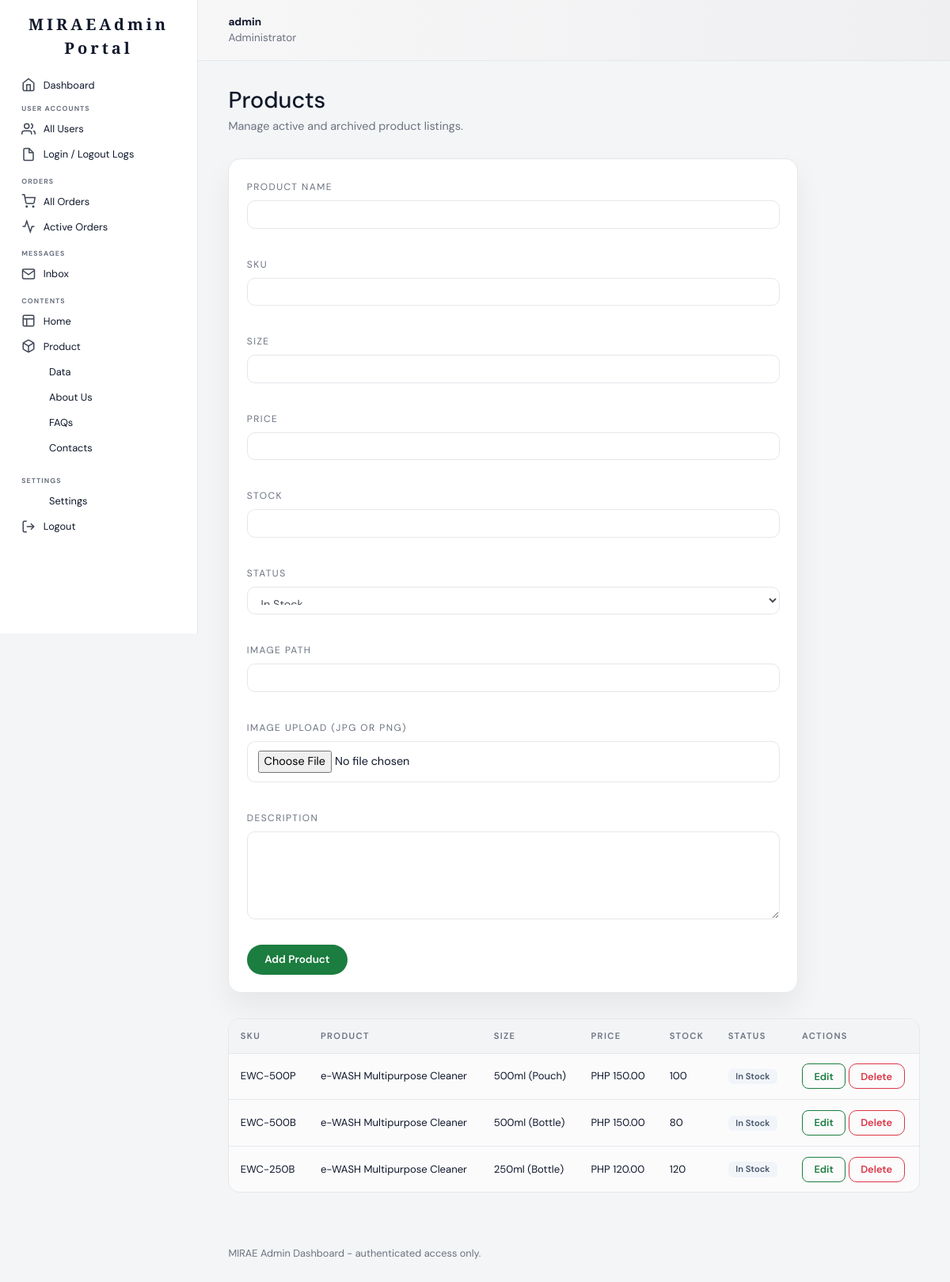
Before: /admin/products.php (signed in) with the older database file.
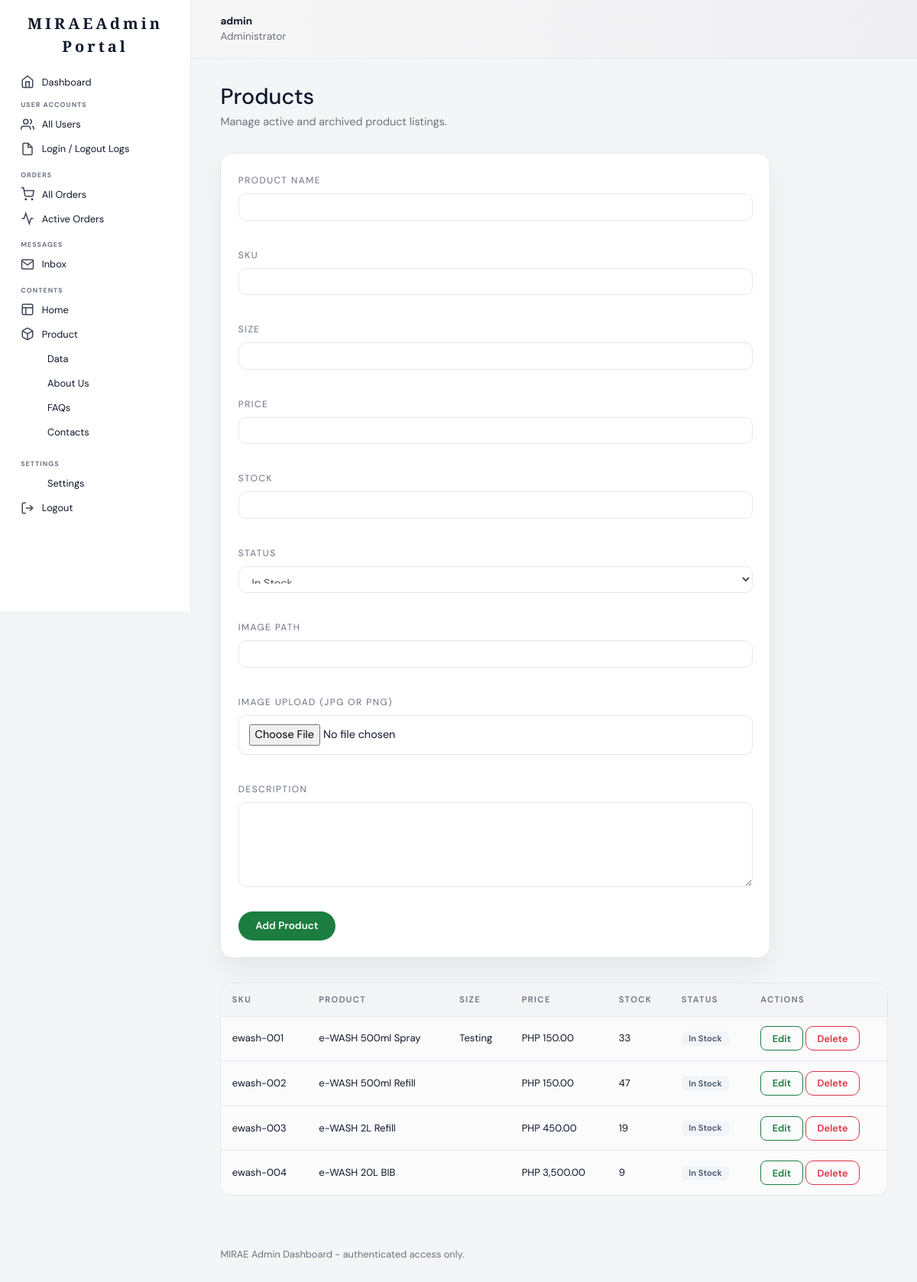
After: the same page with the newer database file.
### tables this page shows
CREATE TABLE `products` (
  `id` int(11) NOT NULL AUTO_INCREMENT,
  `name` varchar(255) NOT NULL,
  `description` text DEFAULT NULL,
  `sku` varchar(100) NOT NULL,
  `variant` varchar(100) DEFAULT NULL,
  `price` decimal(10,2) NOT NULL DEFAULT 0.00,
  `stock` int(11) NOT NULL DEFAULT 0,
  `status` enum('In Stock','Out of Stock','Archived') NOT NULL DEFAULT 'In Stock',
  `image` varchar(255) DEFAULT NULL,
  `created_at` timestamp NOT NULL DEFAULT current_timestamp(),
  PRIMARY KEY (`id`),
  UNIQUE KEY `sku` (`sku`)
);

### admin/products.php (the view, shortened to what the changed rows need)
<?php
require_once __DIR__ . '/../config/db.php';
$products = [];
if ($result = $conn->query("SELECT * FROM products ORDER BY created_at DESC")) {
    while ($row = $result->fetch_assoc()) {
        $products[] = $row;
    }
}
include __DIR__ . '/includes/header.php';
include __DIR__ . '/includes/sidebar.php';
?>
<main class="admin-content">
    <div class="page-header">
        <h1>Products</h1>
    </div>
    <div class="table-wrap" style="margin-top: 2rem;">
        <table>
            <thead>
                <tr>
                    <th>SKU</th>
                    <th>Product</th>
                    <th>Size</th>
                    <th>Price</th>
                    <th>Stock</th>
                    <th>Status</th>
                    <th>Actions</th>
                </tr>
            </thead>
            <tbody>
                <?php if (!$products) : ?>
                    <tr><td colspan="7">No products found.</td></tr>
                <?php else : ?>
                    <?php foreach ($products as $product) : ?>
                        <tr>
                            <td><?php echo htmlspecialchars($product['sku']); ?></td>
                            <td><?php echo htmlspecialchars($product['name']); ?></td>
                            <td><?php echo htmlspecialchars($product['variant']); ?></td>
                            <td>PHP <?php echo number_format((float) $product['price'], 2); ?></td>
                            <td><?php echo (int) $product['stock']; ?></td>
                            <td><span class="badge"><?php echo htmlspecialchars($product['status']); ?></span></td>
                            <td>
                                <a href="products.php?edit=<?php echo (int) $product['id']; ?>" class="btn btn-sm btn-outline-primary">Edit</a>
                                <form action="products.php" method="post" style="display: inline;">
                                    <button type="submit" class="btn btn-sm btn-outline-danger">Delete</button>
                                </form>
                            </td>
                        </tr>
                    <?php endforeach; ?>
                <?php endif; ?>
            </tbody>
        </table>
    </div>
</main>
<?php include __DIR__ . '/includes/footer.php'; ?>

Changed rows visible on the page:
removed products: sku "EWC-500P", name "e-WASH Multipurpose Cleaner", variant "500ml (Pouch)", price "150.00", stock "100", status "In Stock"
removed products: sku "EWC-500B", name "e-WASH Multipurpose Cleaner", variant "500ml (Bottle)", price "150.00", stock "80", status "In Stock"
removed products: sku "EWC-250B", name "e-WASH Multipurpose Cleaner", variant "250ml (Bottle)", price "120.00", stock "120", status "In Stock"
added products: sku "ewash-001", name "e-WASH 500ml Spray", variant "Testing", price "150.00", stock "33", status "In Stock"
added products: sku "ewash-002", name "e-WASH 500ml Refill", price "150.00", stock "47", status "In Stock"
added products: sku "ewash-003", name "e-WASH 2L Refill", price "450.00", stock "19", status "In Stock"
added products: sku "ewash-004", name "e-WASH 20L BIB", price "3,500.00", stock "9", status "In Stock"
